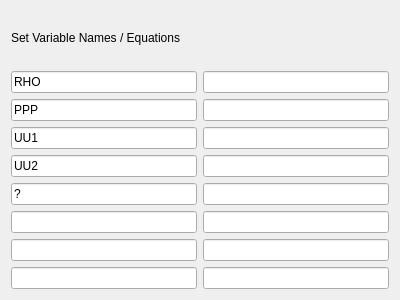
<?xml version="1.0" encoding="UTF-8"?>
<ui version="4.0">
 <class>Config</class>
 <widget class="QDialog" name="Config">
  <property name="geometry">
   <rect>
    <x>0</x>
    <y>0</y>
    <width>400</width>
    <height>300</height>
   </rect>
  </property>
  <property name="windowTitle">
   <string>Dialog</string>
  </property>
  <layout class="QVBoxLayout" name="verticalLayout_2">
   <item>
    <layout class="QVBoxLayout" name="verticalLayout">
     <item>
      <widget class="QLabel" name="label">
       <property name="text">
        <string>Set Variable Names / Equations</string>
       </property>
      </widget>
     </item>
     <item>
      <layout class="QHBoxLayout" name="row0">
       <item>
        <widget class="QLineEdit" name="var0name">
         <property name="text">
          <string>RHO</string>
         </property>
        </widget>
       </item>
       <item>
        <widget class="QLineEdit" name="var0form"/>
       </item>
      </layout>
     </item>
     <item>
      <layout class="QHBoxLayout" name="horizontalLayout_9">
       <item>
        <widget class="QLineEdit" name="var1name">
         <property name="text">
          <string>PPP</string>
         </property>
        </widget>
       </item>
       <item>
        <widget class="QLineEdit" name="var1form"/>
       </item>
      </layout>
     </item>
     <item>
      <layout class="QHBoxLayout" name="row2">
       <item>
        <widget class="QLineEdit" name="var2name">
         <property name="text">
          <string>UU1</string>
         </property>
        </widget>
       </item>
       <item>
        <widget class="QLineEdit" name="var2form"/>
       </item>
      </layout>
     </item>
     <item>
      <layout class="QHBoxLayout" name="horizontalLayout_3">
       <item>
        <widget class="QLineEdit" name="var3name">
         <property name="text">
          <string>UU2</string>
         </property>
        </widget>
       </item>
       <item>
        <widget class="QLineEdit" name="var3form"/>
       </item>
      </layout>
     </item>
     <item>
      <layout class="QHBoxLayout" name="horizontalLayout_2">
       <item>
        <widget class="QLineEdit" name="var4name">
         <property name="text">
          <string>?</string>
         </property>
        </widget>
       </item>
       <item>
        <widget class="QLineEdit" name="var4form"/>
       </item>
      </layout>
     </item>
     <item>
      <layout class="QHBoxLayout" name="horizontalLayout">
       <item>
        <widget class="QLineEdit" name="var5name"/>
       </item>
       <item>
        <widget class="QLineEdit" name="var5form"/>
       </item>
      </layout>
     </item>
     <item>
      <layout class="QHBoxLayout" name="horizontalLayout_5">
       <item>
        <widget class="QLineEdit" name="var6name"/>
       </item>
       <item>
        <widget class="QLineEdit" name="var6form"/>
       </item>
      </layout>
     </item>
     <item>
      <layout class="QHBoxLayout" name="row7">
       <item>
        <widget class="QLineEdit" name="var7name"/>
       </item>
       <item>
        <widget class="QLineEdit" name="var7form"/>
       </item>
      </layout>
     </item>
    </layout>
   </item>
  </layout>
 </widget>
 <resources/>
 <connections/>
</ui>
